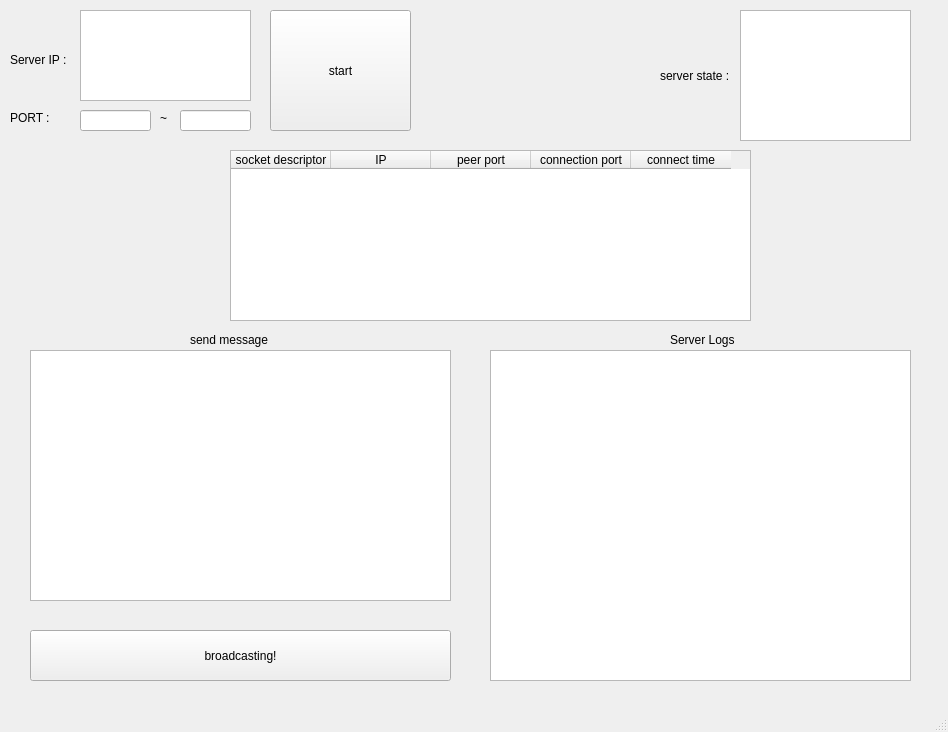
<?xml version="1.0" encoding="UTF-8"?>
<ui version="4.0">
 <class>MainWindow</class>
 <widget class="QMainWindow" name="MainWindow">
  <property name="geometry">
   <rect>
    <x>0</x>
    <y>0</y>
    <width>948</width>
    <height>732</height>
   </rect>
  </property>
  <property name="windowTitle">
   <string>MainWindow</string>
  </property>
  <widget class="QWidget" name="centralwidget">
   <widget class="QTextBrowser" name="textBrowser">
    <property name="geometry">
     <rect>
      <x>490</x>
      <y>350</y>
      <width>421</width>
      <height>331</height>
     </rect>
    </property>
   </widget>
   <widget class="QLabel" name="label">
    <property name="geometry">
     <rect>
      <x>670</x>
      <y>330</y>
      <width>81</width>
      <height>20</height>
     </rect>
    </property>
    <property name="text">
     <string>Server Logs</string>
    </property>
   </widget>
   <widget class="QPushButton" name="pushButton_start">
    <property name="geometry">
     <rect>
      <x>270</x>
      <y>10</y>
      <width>141</width>
      <height>121</height>
     </rect>
    </property>
    <property name="text">
     <string>start</string>
    </property>
   </widget>
   <widget class="QLabel" name="label_3">
    <property name="geometry">
     <rect>
      <x>10</x>
      <y>110</y>
      <width>51</width>
      <height>16</height>
     </rect>
    </property>
    <property name="text">
     <string>PORT : </string>
    </property>
   </widget>
   <widget class="QLineEdit" name="lineEdit_port">
    <property name="geometry">
     <rect>
      <x>80</x>
      <y>110</y>
      <width>71</width>
      <height>21</height>
     </rect>
    </property>
   </widget>
   <widget class="QLabel" name="label_4">
    <property name="geometry">
     <rect>
      <x>10</x>
      <y>50</y>
      <width>61</width>
      <height>20</height>
     </rect>
    </property>
    <property name="text">
     <string>Server IP : </string>
    </property>
   </widget>
   <widget class="QTextBrowser" name="textBrowser_server_state">
    <property name="geometry">
     <rect>
      <x>740</x>
      <y>10</y>
      <width>171</width>
      <height>131</height>
     </rect>
    </property>
   </widget>
   <widget class="QLabel" name="label_2">
    <property name="geometry">
     <rect>
      <x>660</x>
      <y>50</y>
      <width>81</width>
      <height>51</height>
     </rect>
    </property>
    <property name="text">
     <string>server state :</string>
    </property>
   </widget>
   <widget class="QTextEdit" name="textEdit_send_client">
    <property name="geometry">
     <rect>
      <x>30</x>
      <y>350</y>
      <width>421</width>
      <height>251</height>
     </rect>
    </property>
   </widget>
   <widget class="QPushButton" name="pushButton">
    <property name="geometry">
     <rect>
      <x>30</x>
      <y>630</y>
      <width>421</width>
      <height>51</height>
     </rect>
    </property>
    <property name="text">
     <string>broadcasting!</string>
    </property>
   </widget>
   <widget class="QLabel" name="label_5">
    <property name="geometry">
     <rect>
      <x>190</x>
      <y>330</y>
      <width>101</width>
      <height>20</height>
     </rect>
    </property>
    <property name="text">
     <string>send message</string>
    </property>
   </widget>
   <widget class="QTableWidget" name="table_client_info">
    <property name="geometry">
     <rect>
      <x>230</x>
      <y>150</y>
      <width>521</width>
      <height>171</height>
     </rect>
    </property>
    <property name="maximumSize">
     <size>
      <width>881</width>
      <height>16777215</height>
     </size>
    </property>
    <column>
     <property name="text">
      <string>socket descriptor</string>
     </property>
     <property name="textAlignment">
      <set>AlignCenter</set>
     </property>
    </column>
    <column>
     <property name="text">
      <string>IP</string>
     </property>
    </column>
    <column>
     <property name="text">
      <string>peer port</string>
     </property>
    </column>
    <column>
     <property name="text">
      <string>connection port</string>
     </property>
    </column>
    <column>
     <property name="text">
      <string>connect time</string>
     </property>
    </column>
   </widget>
   <widget class="QTextBrowser" name="textBrowser_server_ip">
    <property name="geometry">
     <rect>
      <x>80</x>
      <y>10</y>
      <width>171</width>
      <height>91</height>
     </rect>
    </property>
   </widget>
   <widget class="QLabel" name="label_6">
    <property name="geometry">
     <rect>
      <x>160</x>
      <y>110</y>
      <width>16</width>
      <height>16</height>
     </rect>
    </property>
    <property name="text">
     <string>~</string>
    </property>
   </widget>
   <widget class="QLineEdit" name="lineEdit_port_2">
    <property name="geometry">
     <rect>
      <x>180</x>
      <y>110</y>
      <width>71</width>
      <height>21</height>
     </rect>
    </property>
   </widget>
  </widget>
  <widget class="QMenuBar" name="menubar">
   <property name="geometry">
    <rect>
     <x>0</x>
     <y>0</y>
     <width>948</width>
     <height>21</height>
    </rect>
   </property>
  </widget>
  <widget class="QStatusBar" name="statusbar"/>
 </widget>
 <resources/>
 <connections/>
</ui>
